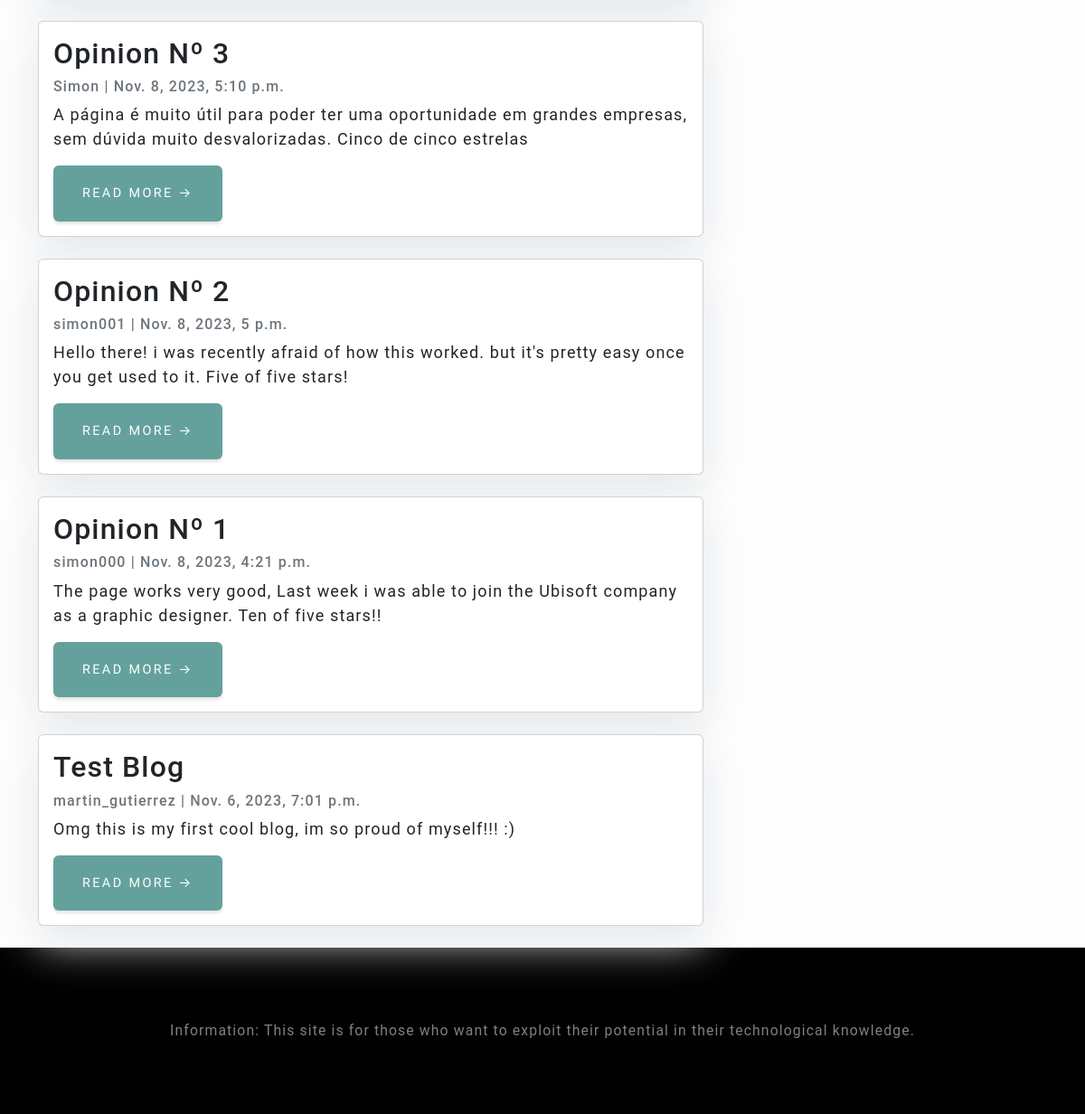
Before: /miblog/blog/ (lower part) with the older database file.
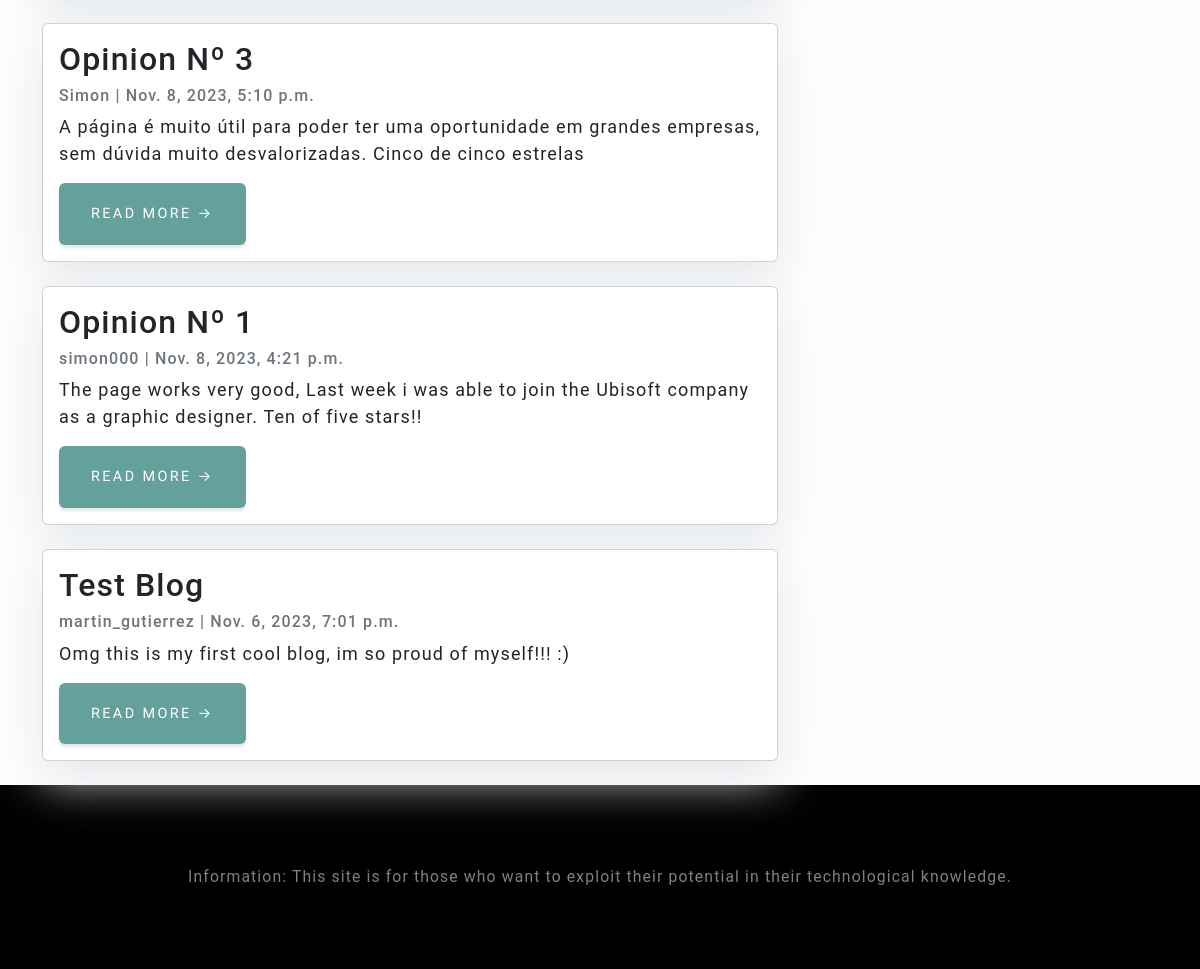
After: the same page with the newer database file.
### miblog/models.py (models this page shows, shortened)
class Post(models.Model):
    title = models.CharField(max_length=200, unique=True)
    slug = models.SlugField(max_length=200, unique=True)
    author = models.ForeignKey(User, on_delete= models.CASCADE,related_name='blog_posts')
    updated_on = models.DateTimeField(auto_now= True)
    content = models.TextField()
    created_on = models.DateTimeField(auto_now_add=True)
    status = models.IntegerField(choices=STATUS, default=0)
    class Meta:
        ordering = ['-created_on']

### miblog/views.py (the view)
# urls.py: path('blog/', views.PostList.as_view(), name='miblog-index'),
class PostList(generic.ListView):
    queryset = Post.objects.filter(status=1).order_by('-created_on')
    template_name = 'miblog/index.html'

### miblog/Templates/miblog/index.html (shortened to what this page needs)
{% extends "miblog/base.html" %}
{% block codigo_fatal2 %}
<div class="container">
    <div class="row">
        <div class="col-md-8 mt-3 left">
            {% for post in post_list %}
            <div class="card mb-4">
                <div class="card-body">
                    <h2 class="card-title">{{ post.title }}</h2>
                    <p class="card-text text-muted h6">{{ post.author }} | {{ post.created_on}} </p>
                    <p class="card-text">{{post.content|slice:":200" }}</p>
                    <a href="{% url 'post_detail' post.slug  %}" class="btn btn-primary">Read More &rarr;</a>
                </div>
            </div>
            {% endfor %}
        </div>
        {% block sidebar %}
            {% include 'miblog/sidebar.html' %}
        {% endblock sidebar %}
    </div>
</div>
{%endblock%}

Changed rows visible on the page:
removed Post: title "Opinion Nº 2", author "simon001", created_on "Nov. 8, 2023, 5 p.m.", content "Hello there! i was recently afraid of how this worked. but it's pretty easy once you get used to it. Five of five stars!"
